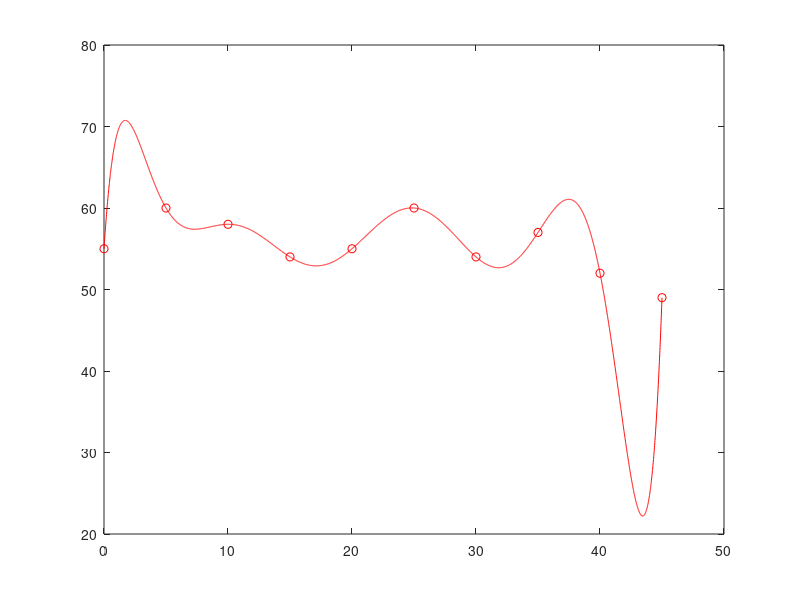

Recreate this plot in MATLAB.
clear all
clc
close all

% tracer des mesures = points de collocation
xc=0:5:45;
yc=[55 60 58 54 55 60 54 57 52 49];
plot(xc,yc,'ro');
hold on

% points de tracer
x0=0:.01:45;

% % Table des polynomes de Lagrange pour tout x0
x0=x0';
n=length(xc);
nt=length(x0);
P=ones(nt,n);
for i=1:n
    for j=1:n
        if(i~=j)
            P(:,i)=P(:,i).*(x0-xc(j))./(xc(i)-xc(j));
        end
    end
end
%[P]= lagrange(xc,x0);
% le polynome
y=P*yc'
% tracer de la courbe d'interpolation
plot(x0,y,'r')



%axis([-4 4 -15 15])
hold off

